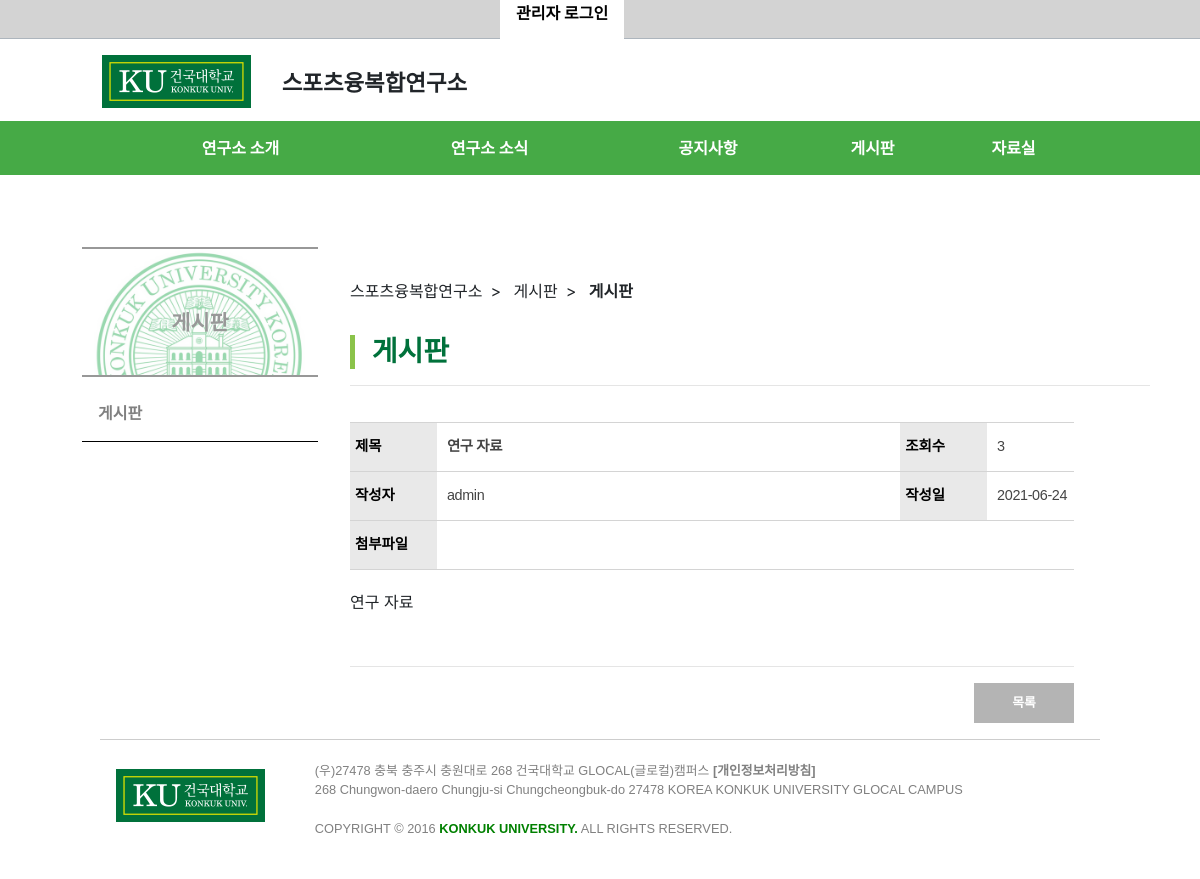
/board/detail/9/, run on the app's committed database.
### board/models.py (models this page shows)
class Board(models.Model):
    title = models.TextField(max_length=40, null=True)
    content = models.TextField()
    user = models.ForeignKey(User, on_delete=models.DO_NOTHING, null=True)
    created_date = models.DateTimeField(auto_now_add=True)
    hit = models.PositiveIntegerField(default=0)
    @property
    def update_counter(self):
        self.hit = self.hit + 1
        self.save()

### board/views.py (the view)
# urls.py: path('board/detail/<int:pk>/', boardDetail, name="detail"),
def boardDetail(request, pk):
    board_detail = get_object_or_404(Board, pk=pk)
    return render(request, 'board_detail.html', {'board_detail': board_detail})

### board/templates/board_detail.html (shortened to what this page needs)
{% extends 'base.html' %}
{% load static %}
{% block content %}
<span style="color: white;">{{ board_detail.update_counter }}</span>
<div class="board_container">
    <div class="board_title">
        <h3 style="background-image: url({% static 'img/마크.jpg' %}"><span class="title">게시판</span></h3>
        <ul>
            <li><a href="{% url 'board' %}">게시판</a></li>
        </ul>
    </div>
    <div class="board_content">
        <div class="toolbar">
            <span>스포츠융복합연구소</span>
            <span>게시판</span>
            <span>게시판</span>
        </div>
        <h3>게시판</h3>
        <hr>
        <div class="detail_section" style="padding-top: 20px;">
            <div class="page_article" style="width: 724px;">
                <table class="grid" style="width: 100%; text-align: center; border-bottom: 1px solid #d4d4d4;">
                    <colgroup style="display: table-column-group;">
                        <col width="12%">
                        <col width="64%">
                        <col width="12%">
                        <col width="12%">
                    </colgroup>
                    <tbody style="display: table-row-group; vertical-align: middle; border-color: inherit;">
                        <tr style="display: table-row; vertical-align: inherit; border-color: inherit">
                            <th>제목</th>
                            <td style="font-weight: bold;">{{ board_detail.title }}</td>
                            <th>조회수</th>
                            <td>{{ board_detail.hit }}</td>
                        </tr>
                        <tr>
                            <th>작성자</th>
                            <td>{{ board_detail.user }}</td>
                            <th>작성일</th>
                            <td style="font-size: 0.9em;">{{ board_detail.created_date|date:"Y-m-d" }}</td>
                        </tr>
                        <tr>
                            <th>첨부파일</th>
                            <td colspan="3"></td>
                        </tr>
                    </tbody>
                </table>
                <div class="detail_content" style="padding-top: 20px; padding-bottom: 20px;">
                    <p>
                        {{ board_detail.content }}
                    </p>
                </div>
                <hr>
                <div style="text-align: right;">
                    <input type="button" value="목록" style="background: #b4b4b4; width: 100px; height: 40px; color: #fff; text-align: center; display: inline-block; font-size: 0.8em; font-weight: bold; min-width: 100px; line-height: 38px; padding: 0 10px; border: 0; outline: 0;" onclick="location.href='{% url 'board' %}'">
                </div>
            </div>
        </div>
    </div>
</div>
{% endblock%}

### static/css/base.css (style rules this page uses)
* { margin: 0; padding: 0; }

### static/css/board.css (style rules this page uses)
body, th, td, input, textarea, button { font-size; 14px; font-weight: normal; line-height: 1.5; font-family: 'Malgun Gothic', '맑은 고딕', sans-serif; color: #444; }
.board_container { display: flex; flex-direction: row; margin: 1em auto; width: 1100px; overflow: hidden; position: relative; }
.board_container .board_title { padding: 2em; box-sizing: border-box; display: table-cell; width: 300px; vertical-align: top; }
.board_container .board_title h3 { padding: 3em; text-align: center; color: black; font-weight: 900; font-size: 1.3em; background-size: 90%; background-repeat: no-repeat; background-position: top; opacity: 40%; height: 130px; border-top: 2px solid black; border-bottom: 2px solid black; }
.board_container .board_title h3 .title { margin-bottom: 5em; opacity: 100%; }
.board_container .board_title ul li { list-style-type: none; padding: 1em; border-bottom: 1px solid black; cursor: pointer; font-weight: bold; background: #fff url('../static/img/sidebutton.png') no-repeat 100% 35% ; display: list-item; }
.board_container .board_title ul li a { display: block; text-decoration: none; color: grey; }
.board_container .board_content { width: 800px; padding-top: 4em; }
.board_container .board_content .toolbar { padding-bottom: 2em; }
.board_container .board_content .toolbar span:after { content: '>'; padding: 0.5em; }
.board_container .board_content span:last-child { font-weight: bold; }
.board_container .board_content span:last-child:after { content: ''; }
.board_container .board_content h3 { font-weight: bold; border-left: 5px solid #8BC34A; padding-left: 0.6em; color: #00713b; }
.detail_section .page_article .grid tbody tr th { background-color: #e9e9e9; text-align: left; color: #000; font-size: 0.9em; font-weight: bold; padding-left: 5px; }
.detail_section .page_article .grid tbody tr td { text-align: left; padding-left: 10px; letter-spacing: -0.025em; font-size: 0.9em; }
.detail_section .page_article .grid tbody tr th, .detail_section .page_article .grid tbody tr td { height: 49px; border-top: 1px solid #d4d4d4; }

### data on the page
Board: title "연구 자료", hit "3", user "admin", created_date "2021-06-24", content "연구 자료"
